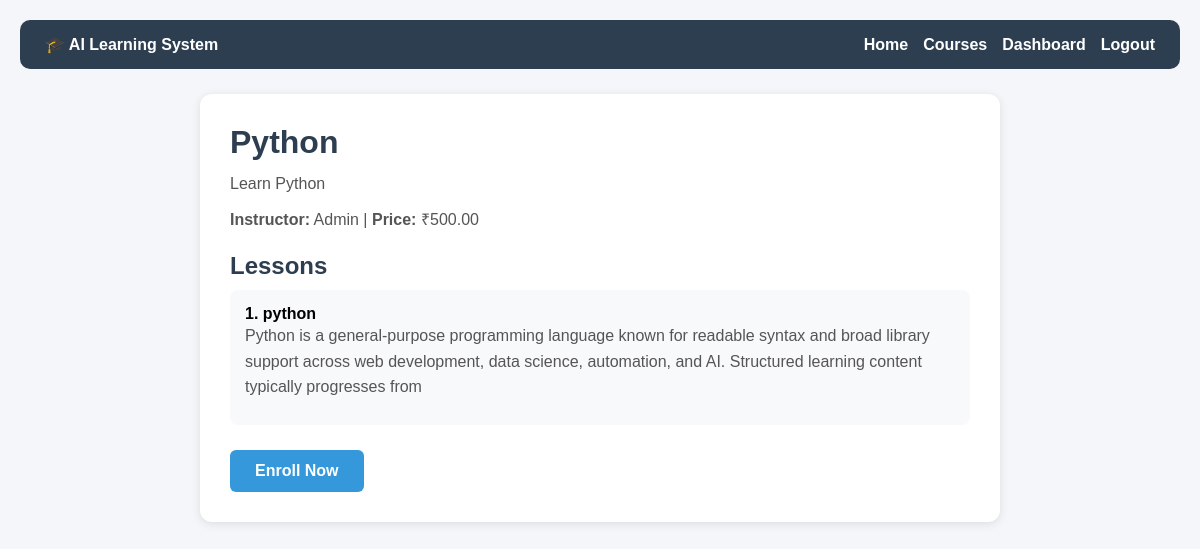
Page /course/1/ (signed in) on the committed database.
### learning/models.py (models this page shows, shortened)
class Course(models.Model):
    title = models.CharField(max_length=200)
    description = models.TextField()
    instructor = models.CharField(max_length=100, default="Admin")
    price = models.DecimalField(max_digits=8, decimal_places=2, default=0)
    is_published = models.BooleanField(default=True)
    created_at = models.DateTimeField(auto_now_add=True, null=True)

class Lesson(models.Model):
    course = models.ForeignKey(Course, on_delete=models.CASCADE, related_name="lessons", null=True)
    title = models.CharField(max_length=200)
    content = models.TextField(blank=True)
    video_url = models.URLField(blank=True)
    order = models.IntegerField(default=1)

### learning/views.py (the view)
# urls.py: path('course/<int:course_id>/', views.course_detail_view, name='course_detail'),
@login_required
def course_detail_view(request, course_id):
    course = get_object_or_404(Course, id=course_id)
    lessons = course.lessons.all().order_by('order')
    is_enrolled = Enrollment.objects.filter(student=request.user, course=course).exists()
    return render(request, 'course_detail.html', {
        'course': course,
        'lessons': lessons,
        'is_enrolled': is_enrolled,
    })

### templates/course_detail.html (shortened to what this page needs)
<!DOCTYPE html>
<html lang="en">
<head>
</head>
<body>
<div class="navbar"><div><b>🎓 AI Learning System</b></div><div><a href="/">Home</a><a href="/courses/">Courses</a><a href="/dashboard/">Dashboard</a><a href="/logout/">Logout</a></div></div>
<div class="container">
<h1>{{ course.title }}</h1>
<p>{{ course.description }}</p>
<p><b>Instructor:</b> {{ course.instructor }} | <b>Price:</b> ₹{{ course.price }}</p>
<h2 style="margin:20px 0 10px 0; color:#2c3e50;">Lessons</h2>
{% for l in lessons %}
<div class="lesson"><b>{{ l.order }}. {{ l.title }}</b><p>{{ l.content }}</p></div>
{% empty %}<p>No lessons yet.</p>{% endfor %}
{% if is_enrolled %}
<p style="color:green; font-weight:bold; margin-top:15px;">✅ You are enrolled in this course!</p>
<a href="/dashboard/" class="btn btn-dash">Go to Dashboard</a>
{% else %}
<a href="/enroll/{{ course.id }}/" class="btn btn-enroll">Enroll Now</a>
{% endif %}
</div>
</body>
</html>

### templates/course_detail.html (style rules this page uses)
* { margin:0; padding:0; box-sizing:border-box; font-family:Arial,sans-serif; }
body { background:#f4f6f9; padding:20px; }
.navbar { background:#2c3e50; color:white; padding:15px 25px; display:flex; justify-content:space-between; align-items:center; border-radius:10px; margin-bottom:25px; }
.navbar a { color:white; text-decoration:none; margin-left:15px; font-weight:bold; }
.container { max-width:800px; margin:auto; background:white; padding:30px; border-radius:12px; box-shadow:0 2px 10px rgba(0,0,0,0.1); }
.container h1 { color:#2c3e50; margin-bottom:10px; }
.container p { color:#555; line-height:1.6; margin-bottom:10px; }
.lesson { background:#f8f9fa; padding:15px; border-radius:8px; margin-bottom:10px; }
.btn { display:inline-block; padding:12px 25px; border-radius:6px; text-decoration:none; font-weight:bold; color:white; margin-top:15px; }
.btn-enroll { background:#3498db; }

### rows in the picture
Course: title "Python", description "Learn Python", instructor "Admin", price "500.00"
Lesson: order "1", title "python", content "Python is a general-purpose programming language known for readable syntax and broad library support across web development, data science, automation, and AI. Structured learning content typically progresses from"
